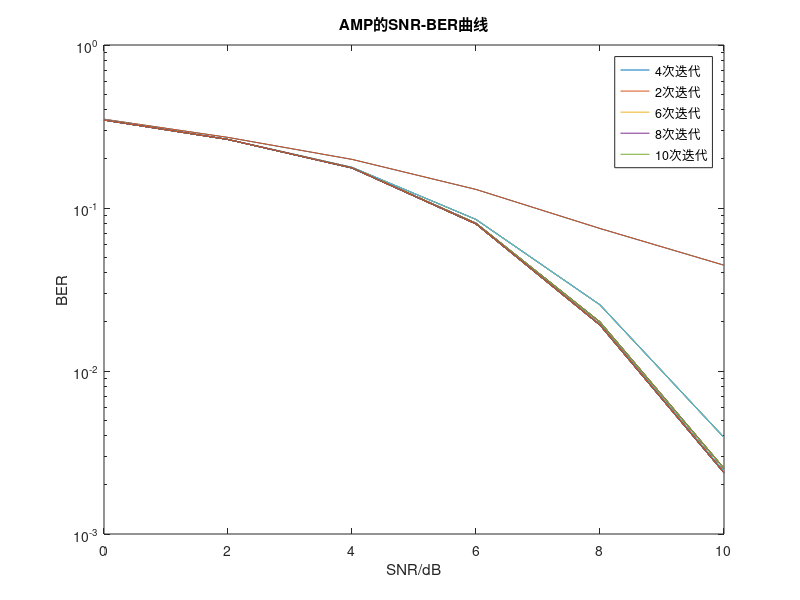

This figure's MATLAB source:
close all
load("AMP_Iter2BER.mat")
load("AMP_Iter2SNRs.mat")
semilogy(shitSNR,shitSER);hold on

load("AMP_Iter4BER.mat")
load("AMP_Iter4SNRs.mat")
semilogy(shitSNR,shitSER);hold on

load("AMP_Iter6BER.mat")
load("AMP_Iter6SNRs.mat")
semilogy(shitSNR,shitSER);hold on

load("AMP_Iter8BER.mat")
load("AMP_Iter8SNRs.mat")
semilogy(shitSNR,shitSER);hold on

load("AMP_Iter10BER.mat")
load("AMP_Iter10SNRs.mat")
semilogy(shitSNR,shitSER);hold on

title("AMP的SNR-BER曲线")
xlabel("SNR/dB")
ylabel("BER")

legend('4次迭代','2次迭代','6次迭代','8次迭代','10次迭代');    